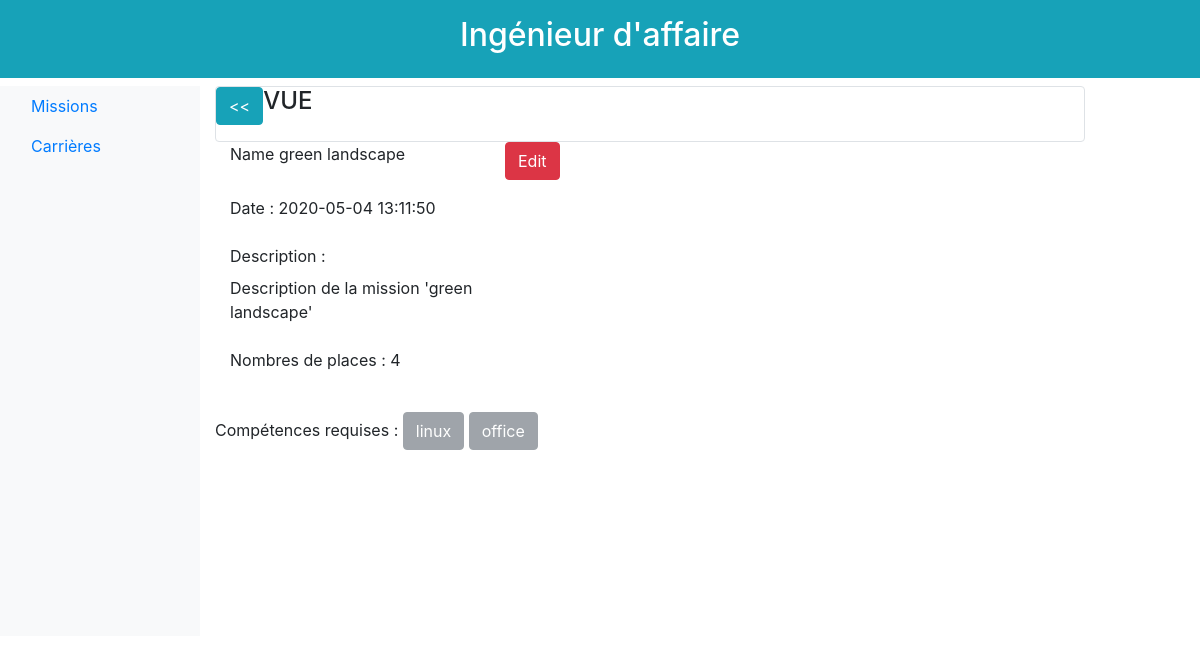
The page /1/affaire/missions/vue/1/ on the database as committed earlier.
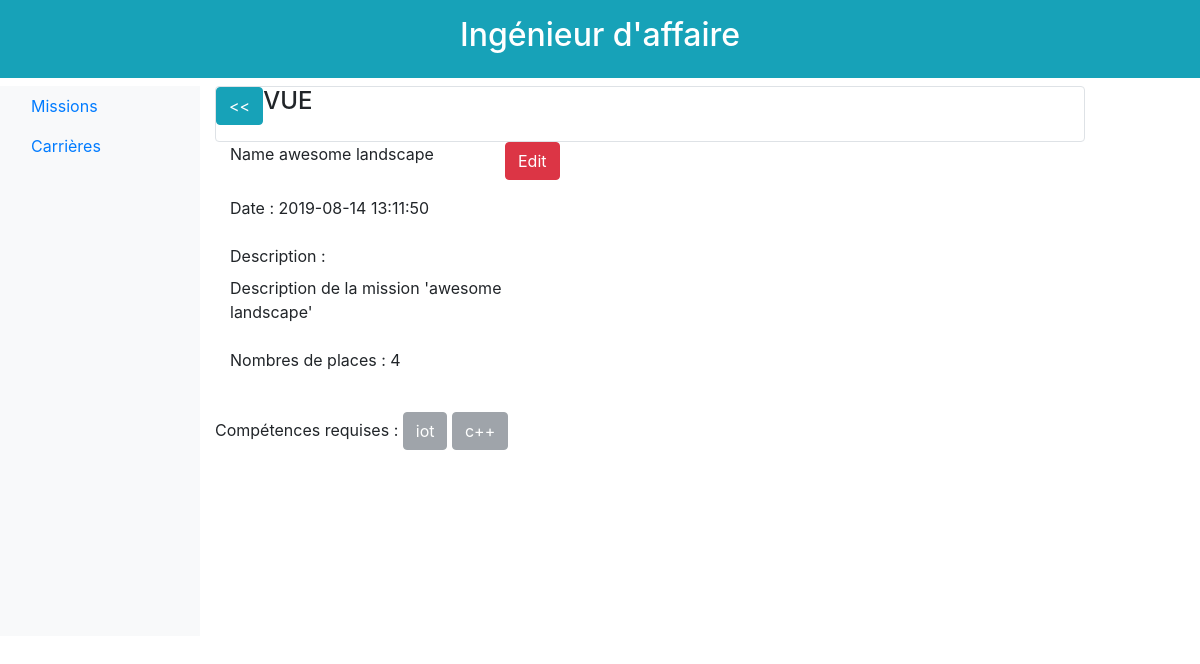
The same page on the database as committed later.
### database/models.py (models this page shows)
class Mission(db.Model):
    id = db.Column(db.Integer, primary_key=True)
    titre = db.Column(db.String(64), unique=True)
    description = db.Column(db.Text, unique=True)
    effectifs_max = db.Column(db.Integer)
    prix_vente = db.Column(db.Integer)
    statut = db.Column(db.Text)
    date_creation = db.Column(db.DateTime)
    responsable_id = db.Column(db.Integer, db.ForeignKey('ingenieur.id'))
    souhaits = db.relationship('Souhait', backref='mission', lazy='dynamic')
    besoins = db.relationship('Besoin', backref='mission', lazy='dynamic')
    affectations = db.relationship('Affectation', backref='mission', lazy='dynamic')

class Competence(db.Model):
    id = db.Column(db.Integer, primary_key=True)
    nom = db.Column(db.String(64), unique=True)
    certifications = db.relationship('Certification', backref='competence', lazy='dynamic')
    besoins = db.relationship('Besoin', backref='competence', lazy='dynamic')

### app.py (the view)
@app.route('/<id>/affaire/missions/vue/<missionId>/')
def affaire_mission_vue(id, missionId):
    mission = get_mission_by_id(missionId)
    competences = get_competence_of_mission(mission.id)
    return render_template("homepage_affaire_mission_vue.html.jinja2"
                           , id=id
                           , mission=mission
                           , competences=competences
                           )

### database/functions.py (called while the page is built)
def get_mission_by_id(mission_id):
    return Mission.query.filter_by(id=mission_id).first()

def get_competence_of_mission(mission_id):
    mission = get_mission_by_id(mission_id)
    compe_ids = [b.competence_id for b in list(mission.besoins)]
    compes = [Competence.query.filter_by(id=cid).first() for cid in compe_ids]
    return compes

### templates/homepage_affaire_mission_vue.html.jinja2
{% extends "homepage_affaire.html.jinja2" %}
{% block body %}
    <div class="container rounded border">
        <div class="row">
            <div class="mb-3">
                <button type="button" class="btn btn-info"
                        onclick="location.href='/{{ id }}/affaire/missions/aAffecter/';">&lt;&lt;
                </button>
            </div>
            <h4>VUE</h4>
        </div>
    </div>
    <div class="col-md-8 order-md-1">
        <div class="row">
            <div class="col-md-6 mb-3">
                <label for="Name">Name</label>
                <label>{{ mission.titre }}</label>
            </div>
            <div class="mb-3">
                <button type="button" class="btn btn-danger"
                        onclick="location.href='/{{ id }}/affaire/missions/vue/{{ mission.id }}/edit/';">Edit
                </button>
            </div>
        </div>
        <div class="mb-3">
            <div class="form-group">
                <label for="date">Date :</label>
                <label>{{ mission.date_creation }}</label>
            </div>
        </div>
        <div class="row">
            <div class="mb-3 col-md-7">
                <div class="form-group">
                    <label for="description">Description :</label>
                    <label>{{ mission.description }}</label>
            </div>
            <div>
                <div class="form-group">
                    <label for="nbPlace">Nombres de places :</label>
                    <span>{{ mission.effectifs_max }}</span>
                </div>
            </div>
        </div>
        <div class="mb-3">
            <label for="competences">Comp&eacute;tences requises :</label>
            {% for competence in competences %}
                <button type="button" class="btn btn-secondary" disabled>{{ competence.nom }}</button>
            {% endfor %}
        </div>
    </div>
{% endblock %}

Rows that differ between the two databases and show on the page:
no longer on this page (row unchanged): Competence: nom "linux"
no longer on this page (row unchanged): Competence: nom "office"
changed Mission: titre "green landscape" → "awesome landscape"; date_creation "2020-05-04 13:11:50" → "2019-08-14 13:11:50"; description "Description de la mission 'green landscape'" → "Description de la mission 'awesome landscape'"
now on this page (row unchanged): Competence: nom "iot"
now on this page (row unchanged): Competence: nom "c++"
